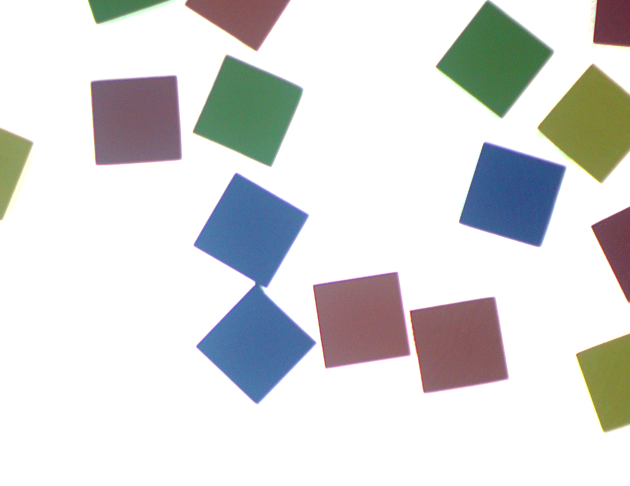
#> input picture MODEL/data_block/block_8.png, 1260 x 971 px, found by its file name (shown at 1/2 size)
$ python block-detector.py
#> lines starting #> are read from the running program, lines starting #| are printed output that depends on the picture; after the words box and inside, x2 and y2 are one past the last pixel; in counts of white or black regions, pixels touching at a corner belong together
import cv2
import numpy as np
import os

def check_pickable_blocks(image_path, min_distance=100, padding=20, min_area=5000, max_area=50000):
    """정사각형 블럭 검출 및 회전된 바운딩 박스"""
#> called with image_path = '..\\MODEL\\data_block\\block_8.png', min_distance = 100, padding = 20, min_area = 28000, max_area = 30000
    if not os.path.exists(image_path):
        print(f"❌ 파일을 찾을 수 없습니다: {image_path}")
        return None, []

    img = cv2.imread(image_path)
#> img is the input picture: shape (971, 1260, 3); mean B, G, R 217.7, 217.9, 216.9
    if img is None:
        print(f"❌ 이미지를 읽을 수 없습니다: {image_path}")
        return None, []

    gray = cv2.cvtColor(img, cv2.COLOR_BGR2GRAY)
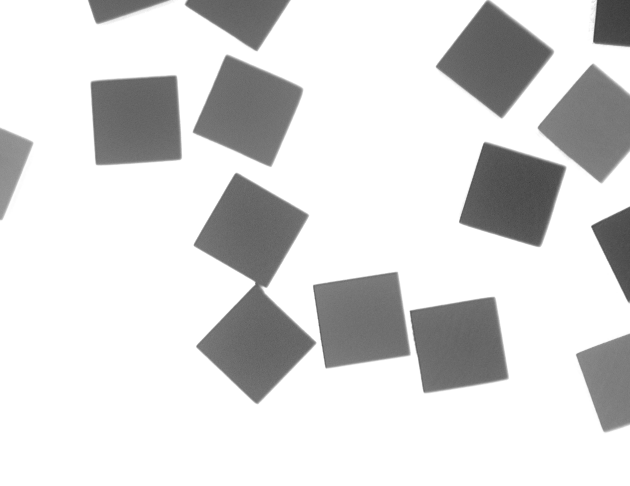
#> gray: shape (971, 1260) (shown at 1/2 size); min 52, max 255, mean 217.6
    _, binary = cv2.threshold(gray, 127, 255, cv2.THRESH_BINARY_INV)
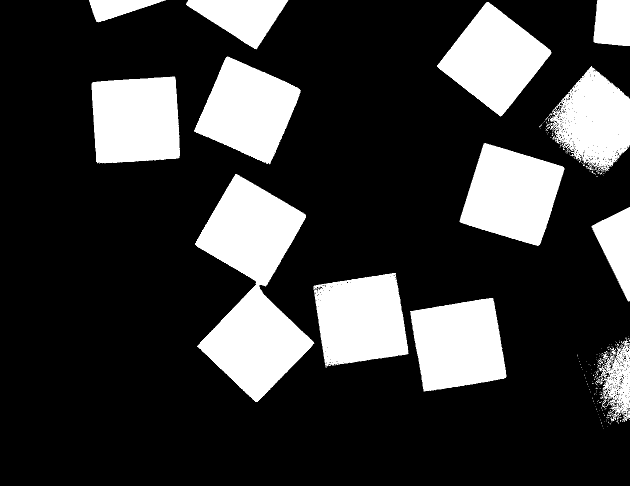
#> binary: shape (971, 1260) (shown at 1/2 size); 22.7% white; 216 white regions (198 under 20 px)

    contours, _ = cv2.findContours(binary, cv2.RETR_EXTERNAL, cv2.CHAIN_APPROX_SIMPLE)
#> contours = 211 contours, 196 with area under 20; largest, box (x1, y1, x2, y2) and area: (390, 348, 629, 804) 54821, (919, 286, 1129, 492) 28026, (183, 153, 360, 327) 27450, (820, 596, 1013, 784) 27428, (627, 546, 817, 736) 27318

    result = img.copy()
    centers = []
    rotated_rects = []

    # 정사각형 필터링
    for cnt in contours:
        area = cv2.contourArea(cnt)

        print(f"검출된 윤곽선 면적: {area}")

        # 크기 필터
        if area < min_area or area > max_area:
            continue

        # 최소 회전 사각형
        rect = cv2.minAreaRect(cnt)
        (cx, cy), (w, h), angle = rect

        # 정사각형 판별
        aspect_ratio = max(w, h) / min(w, h) if min(w, h) > 0 else 0
        if aspect_ratio > 1.15:
            continue

        centers.append((int(cx), int(cy)))

        # 패딩 추가
        w_pad = w + 2 * padding
        h_pad = h + 2 * padding
        rotated_rects.append(((cx, cy), (w_pad, h_pad), angle))
#> this loop made 211 passes
#> (cnt, area) on passes 1 to 3: ([[1206, 857]], 0), ([[1204, 853]], 0), ([[1214, 852]], 0)
#| 검출된 윤곽선 면적: 0.0
#| 검출된 윤곽선 면적: 0.0
#| 검출된 윤곽선 면적: 0.0
#| 검출된 윤곽선 면적: 0.0
#| 검출된 윤곽선 면적: 1.0
#| 검출된 윤곽선 면적: 0.0
#| 검출된 윤곽선 면적: 0.0
#| 검출된 윤곽선 면적: 0.5
#> (further printed lines are left out)
#> after the loop, centers = [(1023, 389)]; rotated_rects = [((1023.6, 389.2), (208.4, 210.4), -72.9)]

    # picking 가능 여부 판단
    for i, ((cx, cy), rect) in enumerate(zip(centers, rotated_rects)):
        min_dist = float('inf')
        for j, (ox, oy) in enumerate(centers):
            if i != j:
                dist = np.sqrt((cx - ox)**2 + (cy - oy)**2)
                min_dist = min(min_dist, dist)

        if min_dist >= min_distance:
            color = (0, 255, 0)
            status = "O"
        else:
            color = (0, 0, 255)
            status = "X"

        # 회전된 바운딩 박스
        box = cv2.boxPoints(rect)
        box = np.int32(box)
        cv2.drawContours(result, [box], 0, color, 2)

        # 중심점
        cv2.circle(result, (cx, cy), 5, color, -1)

        # 상태 텍스트
        cv2.putText(result, status, (cx + 10, cy - 10),
                    cv2.FONT_HERSHEY_SIMPLEX, 0.8, color, 2)

        angle = rect[2]
        print(f"블럭 {i+1}: 위치({cx}, {cy}), 각도={angle:.1f}°, 최소거리={min_dist:.1f}px, Picking={status}")
#> this loop made 1 pass
#> (cx, cy, rect, color, status, box, angle) on pass 1: (1023, 389, ((1023.6, 389.2), (208.4, 210.4), -72.9), (0, 255, 0), 'O', [[1093, 519], [892, 457], [953, 258], [1154, 320]], -72.9)
#| 블럭 1: 위치(1023, 389), 각도=-72.9°, 최소거리=infpx, Picking=O
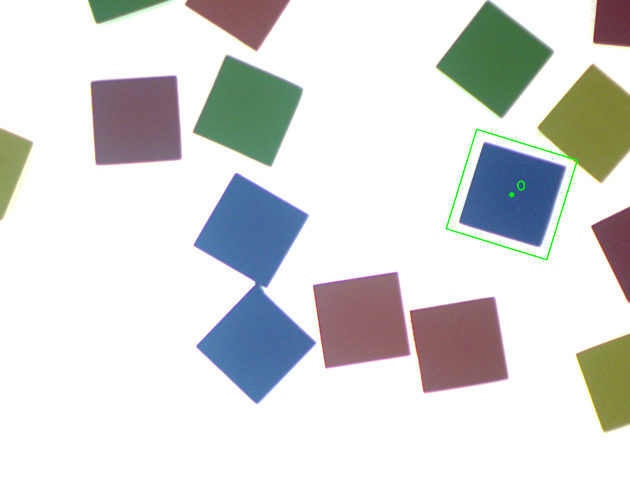
#> result: shape (971, 1260, 3) (shown at 1/2 size); 0.21% of pixels changed, all inside (x1, y1, x2, y2) = (891, 257, 1156, 521)

    return result, centers

result, centers = check_pickable_blocks(
    r'..\MODEL\data_block\block_8.png',
    min_distance=100,
    padding=20,
    min_area=28000,   # 최소 면적
    max_area=30000   # 최대 면적
)
#> centers = [(1023, 389)]

if result is not None:
    cv2.imwrite('result.png', result)
    cv2.imshow('Result', result)
    cv2.waitKey(0)
    cv2.destroyAllWindows()

$ run again, with MODEL/data_block/block_1.png copied over MODEL/data_block/block_8.png
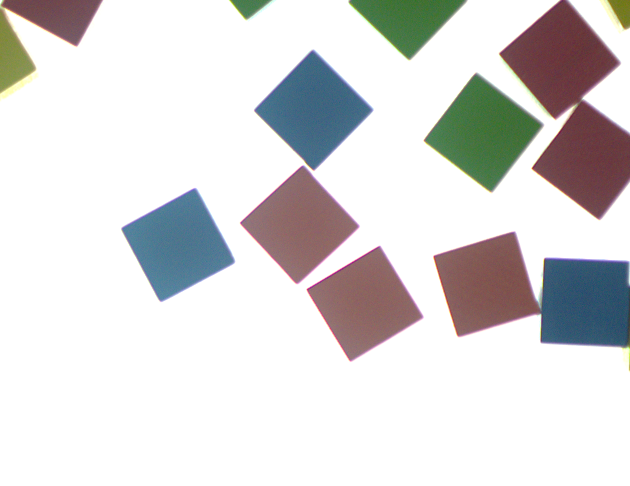
#> input picture MODEL/data_block/block_1.png, 1260 x 971 px, found by its file name (shown at 1/2 size)
#> in check_pickable_blocks, img is the input picture: shape (971, 1260, 3); mean B, G, R 216.1, 216.2, 217.5
#> in check_pickable_blocks, `_, binary = cv2.threshold(gray, 127, 255, cv2.THRESH_BINARY_INV)`:
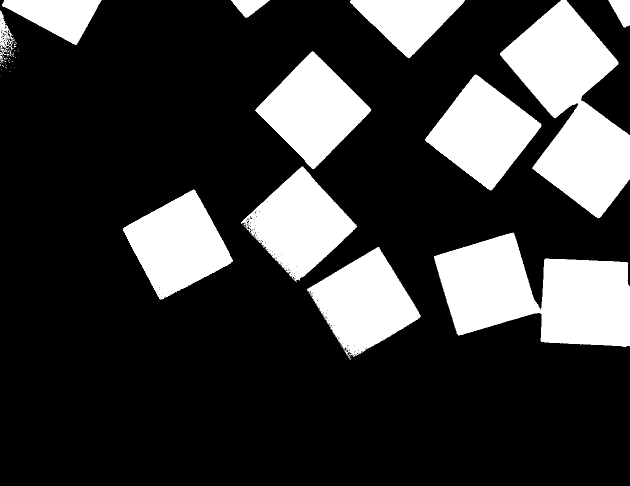
#> binary: shape (971, 1260) (shown at 1/2 size); 23% white; 78 white regions (65 under 20 px)
#> contours = 78 contours, 66 with area under 20; largest, box (x1, y1, x2, y2) and area: (868, 465, 1260, 694) 57013, (1000, 0, 1260, 437) 56388, (850, 149, 1083, 381) 28092, (510, 102, 743, 339) 27732, (614, 494, 842, 718) 27096
#> the loop in check_pickable_blocks, `for cnt in contours:` made 78 passes
#> area on passes 9, 12, 15, 16, 55: 27095.5, 57013, 27034.5, 26898, 27732.5
#> (printed output is left out)
#> after the loop in check_pickable_blocks, `for cnt in contours:`: centers = [(966, 264)]; rotated_rects = [((966.2, 264.8), (209.1, 210), -52.59)]
#> the loop in check_pickable_blocks, `for i, ((cx, cy), rect) in enumerate(zip(centers, rotated_rects)):` made 1 pass
#> (cx, cy, rect, color, status, box, angle) on pass 1: (966, 264, ((966.2, 264.8), (209.1, 210), -52.59), (0, 255, 0), 'O', [[986, 411], [819, 283], [946, 117], [1113, 245]], -52.59)
#> (printed output is left out)
#> after the loop in check_pickable_blocks, `for i, ((cx, cy), rect) in enumerate(zip(centers, rotated_rects)):`:
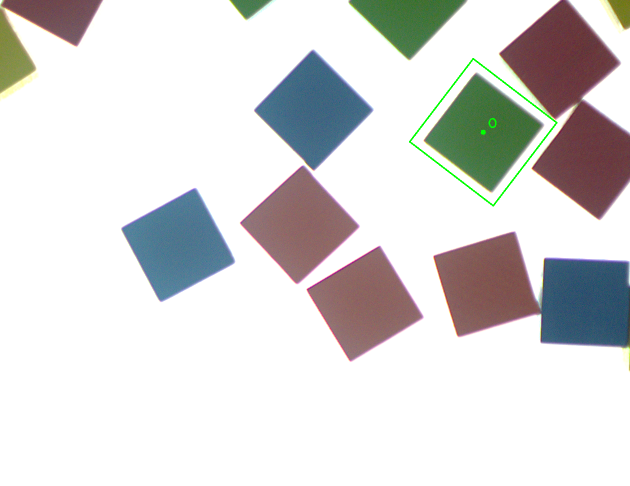
#> result: shape (971, 1260, 3) (shown at 1/2 size); 0.24% of pixels changed, all inside (x1, y1, x2, y2) = (818, 116, 1115, 413)
#> `result, centers = check_pickable_blocks( r'..\MODEL\data_block\block_8..`: centers = [(966, 264)]

$ run again, with MODEL/data_block/block_10.png copied over MODEL/data_block/block_8.png
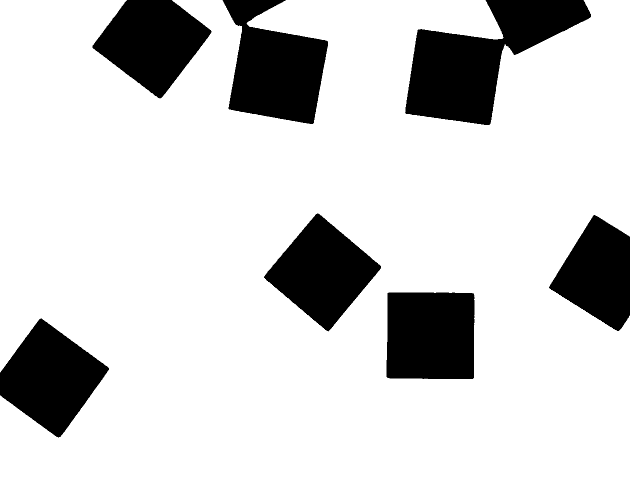
#> input picture MODEL/data_block/block_10.png, 1260 x 971 px, found by its file name (shown at 1/2 size)
#> in check_pickable_blocks, img is the input picture: shape (971, 1260, 3); 82.3% white; 7 black regions, largest, box (x1, y1, x2, y2) and area: (810, 0, 1182, 250) 44091, (445, 0, 656, 248) 33045, (773, 585, 949, 758) 29950
#> binary: shape (971, 1260); 17.7% white; 7 white regions
#> contours = 7 contours; box (x1, y1, x2, y2) and area: (810, 0, 1182, 250) 43516, (445, 0, 656, 248) 32580, (773, 585, 949, 758) 29608, (0, 637, 218, 875) 29149, (528, 427, 762, 663) 28332, (185, 0, 423, 197) 27670, (1098, 430, 1260, 662) 23192
#> the loop in check_pickable_blocks, `for cnt in contours:` made 7 passes
#> area on passes 3, 5, 6, 7: 23192, 43515.5, 32580, 27669.5
#> (printed output is left out)
#> after the loop in check_pickable_blocks, `for cnt in contours:`: centers = [(99, 755), (860, 670), (645, 544)]; rotated_rects = [((99.06, 755.9), (213.5, 213.6), -53.81), ((860.6, 670.8), (212.6, 214.3), -89.46), ((645.1, 544.3), (209.6, 210.6), -49.86)]
#> the loop in check_pickable_blocks, `for i, ((cx, cy), rect) in enumerate(zip(centers, rotated_rects)):` made 3 passes
#> (cx, cy, rect, box, angle) on passes 1 to 3: (99, 755, ((99.06, 755.9), (213.5, 213.6), -53.81), [[122, 905], [-50, 779], [75, 606], [248, 732]], -53.81), (860, 670, ((860.6, 670.8), (212.6, 214.3), -89.46), [[966, 778], [752, 776], [754, 563], [968, 565]], -89.46), (645, 544, ((645.1, 544.3), (209.6, 210.6), -49.86), [[658, 692], [497, 556], [632, 396], [793, 532]], -49.86)
#> (printed output is left out)
#> after the loop in check_pickable_blocks, `for i, ((cx, cy), rect) in enumerate(zip(centers, rotated_rects)):`:
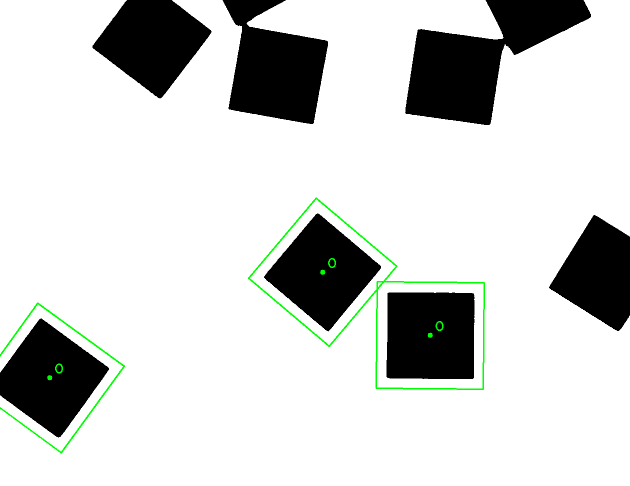
#> result: shape (971, 1260, 3) (shown at 1/2 size); 0.67% of pixels changed, all inside (x1, y1, x2, y2) = (0, 395, 970, 907)
#> `result, centers = check_pickable_blocks( r'..\MODEL\data_block\block_8..`: centers = [(99, 755), (860, 670), (645, 544)]

$ run again, with MODEL/data_block/block_11.png copied over MODEL/data_block/block_8.png
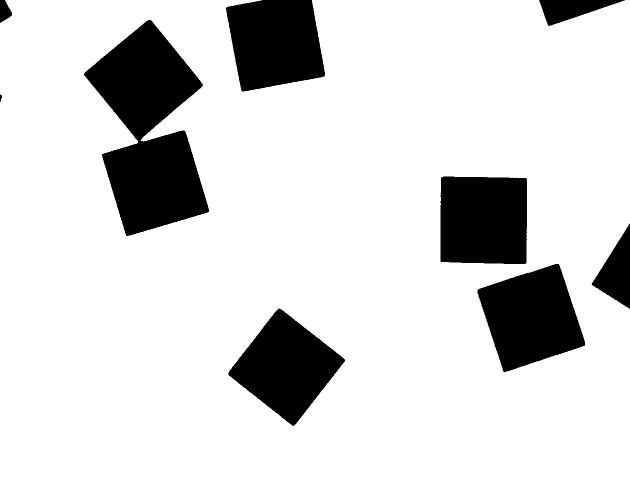
#> input picture MODEL/data_block/block_11.png, 1260 x 971 px, found by its file name (shown at 1/2 size)
#> in check_pickable_blocks, img is the input picture: shape (971, 1260, 3); 84.5% white; 9 black regions, largest, box (x1, y1, x2, y2) and area: (168, 40, 418, 472) 59841, (955, 528, 1170, 744) 30112, (881, 353, 1054, 528) 29623
#> in check_pickable_blocks, `_, binary = cv2.threshold(gray, 127, 255, cv2.THRESH_BINARY_INV)`:
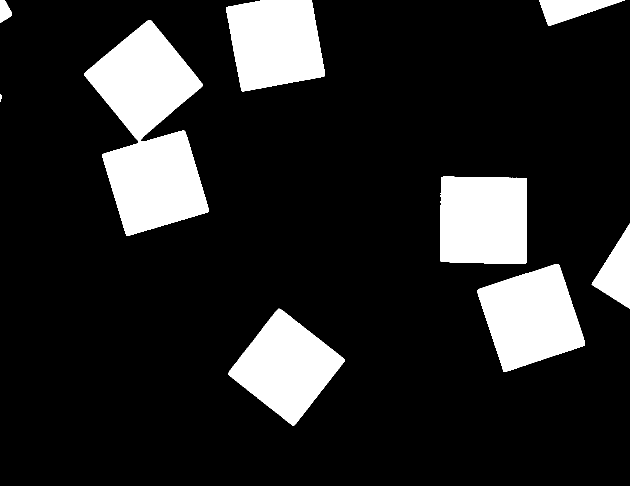
#> binary: shape (971, 1260) (shown at 1/2 size); 15.5% white; 9 white regions
#> contours = 9 contours; largest, box (x1, y1, x2, y2) and area: (168, 40, 418, 472) 59242, (955, 528, 1170, 744) 29786, (881, 353, 1054, 528) 29284, (452, 0, 650, 183) 28464, (457, 617, 690, 852) 28424
#> the loop in check_pickable_blocks, `for cnt in contours:` made 9 passes
#> area on passes 3, 5, 6, 7, 9: 6457, 25.5, 59241.5, 4406, 688.5
#> (printed output is left out)
#> after the loop in check_pickable_blocks, `for cnt in contours:`: centers = [(572, 733), (1062, 634), (966, 440), (550, 83)]; rotated_rects = [((572.1, 733.5), (209.9, 210.8), -51.84), ((1062.1, 634.4), (213.6, 214.8), -18.26), ((966.9, 440.1), (212.5, 213.4), -89.13), ((550.9, 83.02), (212.1, 213), -10.41)]
#> the loop in check_pickable_blocks, `for i, ((cx, cy), rect) in enumerate(zip(centers, rotated_rects)):` made 4 passes
#> (cx, cy, rect, box, angle) on passes 1 to 3: (572, 733, ((572.1, 733.5), (209.9, 210.8), -51.84), [[590, 881], [424, 750], [554, 585], [719, 716]], -51.84), (1062, 634, ((1062.1, 634.4), (213.6, 214.8), -18.26), [[994, 769], [927, 565], [1129, 499], [1197, 702]], -18.26), (966, 440, ((966.9, 440.1), (212.5, 213.4), -89.13), [[1071, 547], [858, 544], [861, 332], [1075, 335]], -89.13)
#> (printed output is left out)
#> after the loop in check_pickable_blocks, `for i, ((cx, cy), rect) in enumerate(zip(centers, rotated_rects)):`:
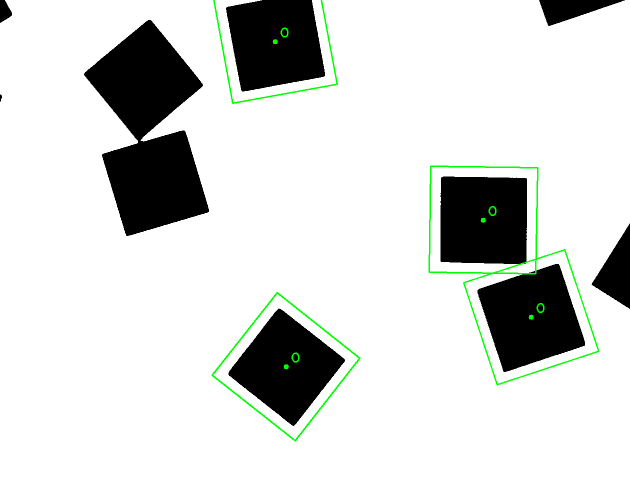
#> result: shape (971, 1260, 3) (shown at 1/2 size); 0.84% of pixels changed, all inside (x1, y1, x2, y2) = (423, 0, 1199, 883)
#> `result, centers = check_pickable_blocks( r'..\MODEL\data_block\block_8..`: centers = [(572, 733), (1062, 634), (966, 440), (550, 83)]
